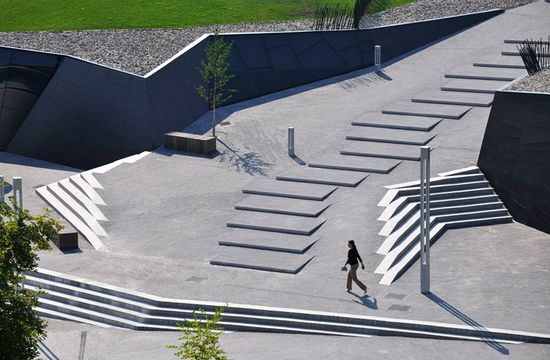
%> input picture Tutorial 2 - Hough Transform/escalier.jpg, 550 x 360 px
$ octave DetectLinesExample.m   (GNU Octave 9; MATLAB toolbox functions it lacks are replaced by stand-ins)
%> lines starting %> are read from the running program, lines starting %| are printed output that depends on the picture
%Read an image into the MATLAB workspace.
%I  = imread('circuit.tif');
I  = rgb2gray(imread('escalier.jpg'));
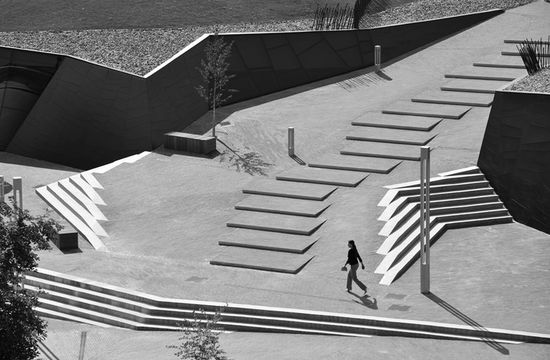
%> I: size 360x550 uint8; min 0, max 255, mean 124.6

%For this example, rotate and crop the image.
%rotI = imrotate(I,33,'crop');

%Find the edges in the image.
%BW = edge(rotI,'canny');
BW = edge(I,'canny');
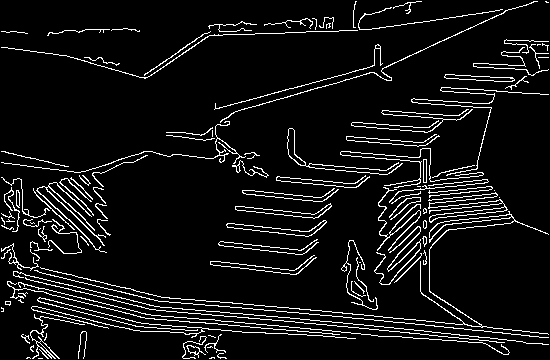
%> BW: size 360x550 logical; 7.6% white in thin lines or dots
rotI=BW;


%Compute the Hough transform of the image using the hough function.
[H,theta,rho] = hough(BW);
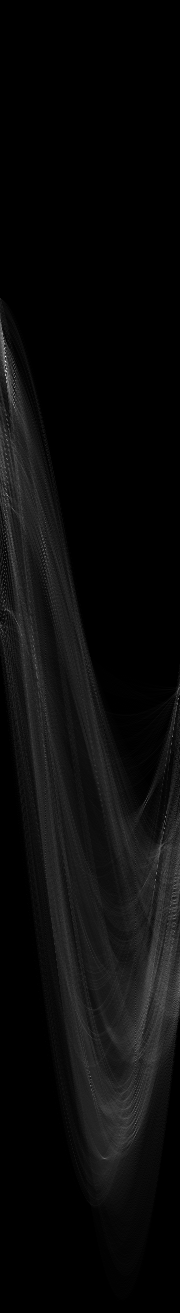
%> H: size 1313x180 double; min 0, max 262, mean 11.5; drawn with min black and max white
%> theta = 180 values from -90 to 89; rho = 1313 values from -656 to 656
%Display the transform.
imshow(H,[],'XData',theta,'YData',rho,...
        'InitialMagnification','fit');
xlabel('\theta'), ylabel('\rho');
axis on, axis normal, hold on;


a=0.1;%facteur de seuil

%Find the peaks in the Hough transform matrix, H, using the houghpeaks function.
P = houghpeaks(H,5,'threshold',ceil(a*max(H(:))));
%> P = [362 6; 379 7; 334 3; 496 8; 405 14]
%Plot the peaks.
x = theta(P(:,2));
%> x = [-85 -84 -88 -83 -77]
y = rho(P(:,1));
%> y = [-295 -278 -323 -161 -252]
plot(x,y,'s','color','white');
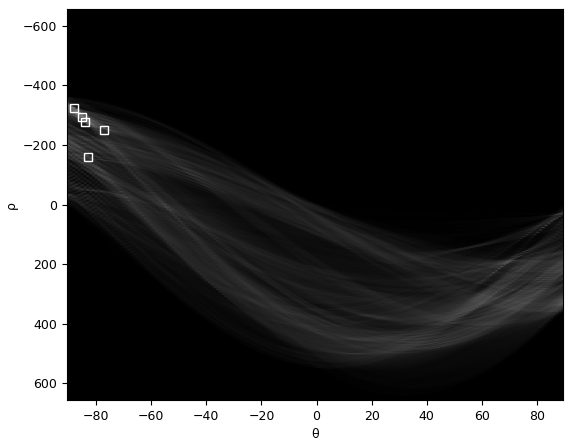
%> figure redrawn from the program's plot data
%Find lines in the image.
lines = houghlines(BW,theta,rho,P,'FillGap',5,'MinLength',7);
%> lines = 31 lines; longest, point1 to point2 (x, y): (42, 269) to (173, 299), (296, 323) to (389, 331), (150, 310) to (233, 317), (2, 163) to (81, 173), (477, 331) to (549, 338), (420, 325) to (472, 330)
%Create a plot that superimposes the lines on the original image.
figure, imshow(rotI), hold on
max_len = 0;
for k = 1:length(lines)
   xy = [lines(k).point1; lines(k).point2];
   plot(xy(:,1),xy(:,2),'LineWidth',2,'Color','green');

   % Plot beginnings and ends of lines
   plot(xy(1,1),xy(1,2),'x','LineWidth',2,'Color','yellow');
   plot(xy(2,1),xy(2,2),'x','LineWidth',2,'Color','red');

   % Determine the endpoints of the longest line segment
   len = norm(lines(k).point1 - lines(k).point2);
   if ( len > max_len)
      max_len = len;
      xy_long = xy;
   end
end
%> this loop made 31 passes
%> (len, max_len, xy_long) on passes 1, 4, 7, 26: (8.06, 8.06, [50 301; 58 302]), (83.29, 83.29, [150 310; 233 317]), (93.34, 93.34, [296 323; 389 331]), (134.4, 134.4, [42 269; 173 299])
%> (xy, len) on passes 2, 3, 5, 6, 8, 9: ([90 305; 98 306], 8.06), ([115 307; 122 308], 7.07), ([238 318; 256 319], 18.03), ([261 320; 268 320], 7), ([532 344; 549 345], 17.03), ([47 285; 60 287], 13.15)

% highlight the longest line segment
plot(xy_long(:,1),xy_long(:,2),'LineWidth',2,'Color','cyan');
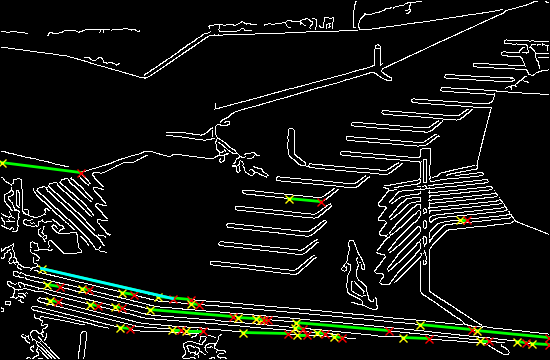
%> figure redrawn from the program's plot data
